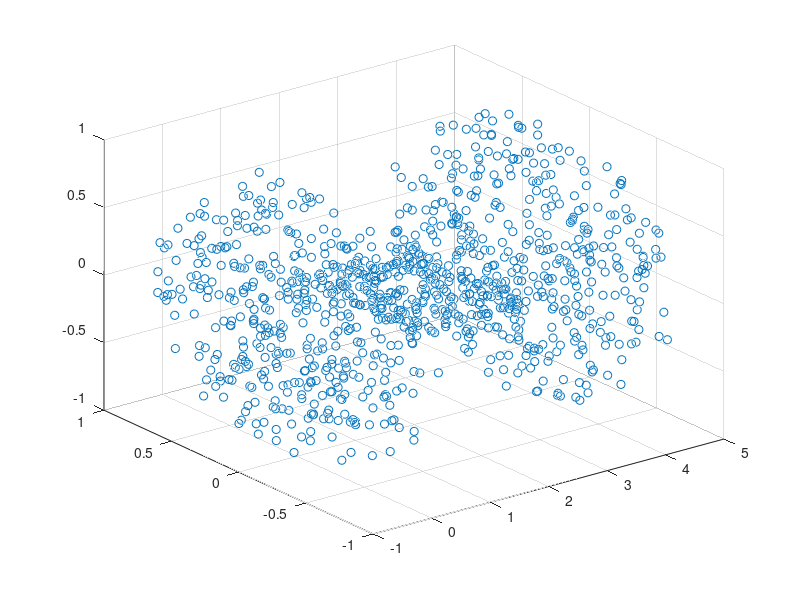

MATLAB code for this plot: (Note: this script raises an error after producing the figure.)
clear all; close all; clc;

%% Creating Simple Data, can be ignored for general algorithm
% data is n x d matrix X

%high dim spheres with 2D plane connecting 
d=5;
%N1 = 40000; m1=d; %change to make spheres at ends higher dimensional
%N2 = 40000; m2=d; %change to make spheres at ends higher dimensional
N1 = 1000000; m1=d; %change to make spheres at ends higher dimensional
N2 = 1000000; m2=d; %change to make spheres at ends higher dimensional
distBetween = 2;
%Nmiddle = 40000; mMiddle = 2;
Nmiddle = 1000000; mMiddle = 2;
thickMiddle = 1;

x1 = randn(N1,m1);
x1 = bsxfun(@times,x1,1./sqrt(sum(x1.^2,2))); % normalise to ball of radius 1
[~,ind] = sort(x1(:,1));
x1 = x1(ind,:);

x2 = randn(N2,m2);
x2 = bsxfun(@times,x2,1./sqrt(sum(x2.^2,2)));
x2 = bsxfun(@plus,x2,[distBetween+2,zeros(1,m2-1)]); % We move the second sphere a distance of 2
%along first axis, from the first sphere
x2 = [x2 zeros(N2,m1-m2)];
[~,ind] = sort(x2(:,1));
x2 = x2(ind,:);

% Generate a plane
x3 = rand(Nmiddle,mMiddle);
[~,ind] = sort(x3(:,1));
x3 = x3(ind,:);
x3 = bsxfun(@times,x3,[2+distBetween,thickMiddle*ones(1,mMiddle-1)]);
x3 = bsxfun(@minus,x3,[0,thickMiddle/2*ones(1,mMiddle-1)]);
index1 = sqrt(sum(x3.^2,2))<=1;
index2 = sqrt(sum( bsxfun(@minus,x3,[2+distBetween,zeros(1,mMiddle-1)]).^2,2))<=1;
x3(index1 | index2,:) = [];
x3 = [x3 zeros(size(x3,1),m1 - mMiddle)];
[~,ind] = sort(x3(:,1));
x3 = x3(ind,:);

%testing = x3;
%scatter3(testing(:,1),testing(:,2),ones(size(testing(:,2))))

X = [x1;x2;x3];
%scatter(x3(:,1),x3(:,2));
%scatter3(X(:,1),X(:,2),X(:,3),20);
%axis image

% we split in test and train datasets
% Cross varidation (train: 75%, test: 25%)
randperm_idx = randperm(length(X));
X(:,:) = X(randperm_idx, :);

n = 1000;
figure()
scatter3(X(1:n, 1), X(1:n, 2), X(1:n, 3))

rng('default');
cv = cvpartition(size(X,1),'HoldOut',0.25);
idx = cv.test;

% Separate to training and test data
Xtr = X(~idx,:);
Xts  = X(idx,:);


filenampath = strcat(pwd, '\Dumbell');
mkdir Dumbell

filename = 'twoblobTr.csv'
csvwrite(fullfile(filenampath,filename), Xtr)

filename = 'twoblobTs.csv'
csvwrite(fullfile(filenampath,filename), Xts)

